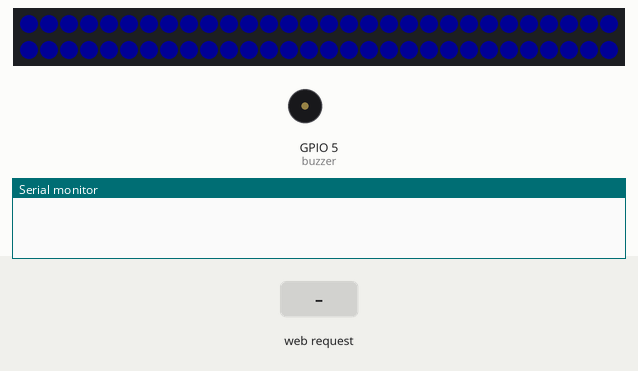
Simulated run of this sketch. Board: ESP8266 (NodeMCU). Shown: 60 RGB LEDs in strip order, left to right, continuing on the next row, buzzer (waves = sounding, pin HIGH), the last lines printed to the serial monitor. The test bench sets the inputs (shaded band). Dim RGB values are drawn brighter than linear; WiFi joins after 1.5 s; servers stay silent unless stated.

Above: at 0.5 s.
At 1.4 s:
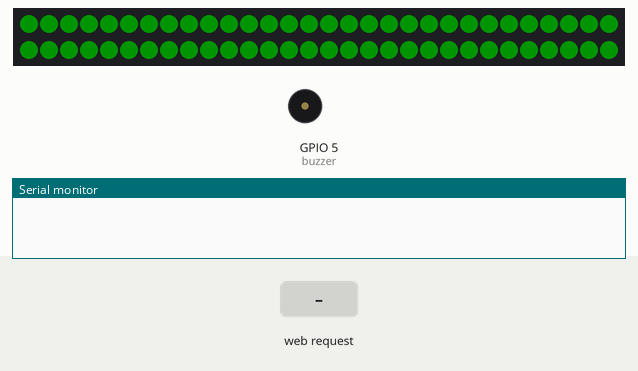
At 6.8 s:
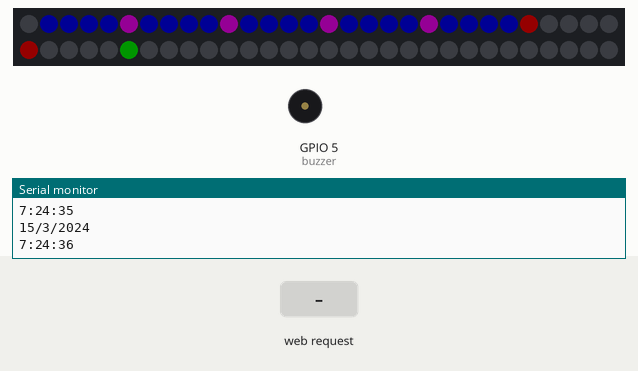
6.9 s: HTTP request GET /brillo=muyalto received
9.3 s: HTTP request GET /brillo=alto received
11.3 s: HTTP request GET /brillo=medio received
13.4 s: HTTP request GET /brillo=bajo received
Timing chart, 0 to 16.4 s (numbered marks = the images above; inputs shaded):
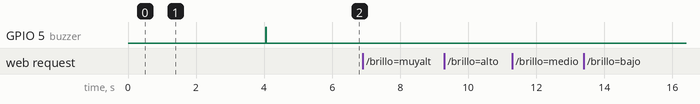

The sketch:

NTPCLock3.ino.ino
```cpp
#include <TimeLib.h>
#include <ESP8266WiFi.h>
#include <WiFiUdp.h>
#include <Adafruit_NeoPixel.h>

#define PIN 4
#define NUMPIXELS 60

Adafruit_NeoPixel strip = Adafruit_NeoPixel(60, PIN, NEO_GRB + NEO_KHZ800);

const char ssid[] = "Nahuel-11";  //  your network SSID (name)
const char pass[] = "Laprida3579";       // your network password

int brillo=20;
int dia;
int mes;
int horas;
int minutos;
int segundos;
int hArrow=5;
int i;
bool tarde = false;
bool step = false;
int hm;

int buzzer = 5;

// NTP Servers:
static const char ntpServerName[] = "us.pool.ntp.org";

const int timeZone = -3;     // Central European Time

WiFiUDP Udp;
unsigned int localPort = 8888;  // local port to listen for UDP packets

time_t getNtpTime();

void sendNTPpacket(IPAddress &address);

WiFiServer server(80);

void setup()
{
  WiFi.disconnect();
  Serial.begin(9600);
  //inicializamos el STRIP
  strip.begin();
  strip.setBrightness(brillo);
  colorTest();
  pinMode(buzzer, OUTPUT);

  //Buzzer test
  digitalWrite(buzzer, 1000);
  delay(20);
  digitalWrite(buzzer, 0);

  Serial.print("Connecting to ");
  Serial.println(ssid);
  WiFi.begin(ssid, pass);

  while (WiFi.status() != WL_CONNECTED) {
    delay(500);
    Serial.print(".");
  }

  Serial.print("IP number assigned by DHCP is ");
  Serial.println(WiFi.localIP());
  Serial.println("Starting UDP");
  Udp.begin(localPort);
  Serial.print("Local port: ");
  Serial.println(Udp.localPort());
  Serial.println("waiting for sync");
  setSyncProvider(getNtpTime);
  setSyncInterval(300);

  server.begin();
  Serial.println("Server started");
}

time_t prevDisplay = 0; // when the digital clock was displayed

void loop()
{
  brightness();
  strip.setBrightness(brillo);
  strip.show();
  ledClock();
}

/*-------- NTP code ----------*/

const int NTP_PACKET_SIZE = 48; // NTP time is in the first 48 bytes of message
byte packetBuffer[NTP_PACKET_SIZE]; //buffer to hold incoming & outgoing packets

time_t getNtpTime()
{
  IPAddress ntpServerIP; // NTP server's ip address

  while (Udp.parsePacket() > 0) ; // discard any previously received packets
  Serial.println("Transmit NTP Request");
  // get a random server from the pool
  WiFi.hostByName(ntpServerName, ntpServerIP);
  Serial.print(ntpServerName);
  Serial.print(": ");
  Serial.println(ntpServerIP);
  sendNTPpacket(ntpServerIP);
  uint32_t beginWait = millis();
  while (millis() - beginWait < 1500) {
    int size = Udp.parsePacket();
    if (size >= NTP_PACKET_SIZE) {
      Serial.println("Receive NTP Response");
      Udp.read(packetBuffer, NTP_PACKET_SIZE);  // read packet into the buffer
      unsigned long secsSince1900;
      // convert four bytes starting at location 40 to a long integer
      secsSince1900 =  (unsigned long)packetBuffer[40] << 24;
      secsSince1900 |= (unsigned long)packetBuffer[41] << 16;
      secsSince1900 |= (unsigned long)packetBuffer[42] << 8;
      secsSince1900 |= (unsigned long)packetBuffer[43];
      return secsSince1900 - 2208988800UL + timeZone * SECS_PER_HOUR;
    }
  }
  Serial.println("No NTP Response :-(");
  return 0; // return 0 if unable to get the time
}

// send an NTP request to the time server at the given address
void sendNTPpacket(IPAddress &address)
{
  // set all bytes in the buffer to 0
  memset(packetBuffer, 0, NTP_PACKET_SIZE);
  // Initialize values needed to form NTP request
  // (see URL above for details on the packets)
  packetBuffer[0] = 0b11100011;   // LI, Version, Mode
  packetBuffer[1] = 0;     // Stratum, or type of clock
  packetBuffer[2] = 6;     // Polling Interval
  packetBuffer[3] = 0xEC;  // Peer Clock Precision
  // 8 bytes of zero for Root Delay & Root Dispersion
  packetBuffer[12] = 49;
  packetBuffer[13] = 0x4E;
  packetBuffer[14] = 49;
  packetBuffer[15] = 52;
  // all NTP fields have been given values, now
  // you can send a packet requesting a timestamp:
  Udp.beginPacket(address, 123); //NTP requests are to port 123
  Udp.write(packetBuffer, NTP_PACKET_SIZE);
  Udp.endPacket();
}

void brightness(){
  // Check if a client has connected
  WiFiClient client = server.available();
  if (!client) {
    return;
  }

  // Wait until the client sends some data
  Serial.println("new client");
  while(!client.available()){
    delay(1);
  }

  // Read the first line of the request
  String request = client.readStringUntil('\r');
  Serial.println(request);
  client.flush();

  // Match the request

  if (request.indexOf("/brillo=muyalto") != -1)  {
    brillo = 150;
  }
  if (request.indexOf("/brillo=alto") != -1)  {
    brillo = 60;
  }
  if (request.indexOf("/brillo=medio") != -1)  {
    brillo = 30;
  }
  if (request.indexOf("/brillo=bajo") != -1)  {
    brillo = 10;
  }
  // Return the response
  client.println("HTTP/1.1 200 OK");
  client.println("Content-Type: text/html");
  client.println(""); //  do not forget this one
  client.println("<!DOCTYPE HTML>");
  client.println("<html>");

  client.print("el brillo esta: ");

  if(brillo == 150) {
    client.print("Muy Alto");
  }
  if(brillo == 60) {
    client.print("Alto");
  }
  if(brillo == 30) {
    client.print("Medio");
  }
  if(brillo == 10) {
    client.print("Bajo");
  }
  client.println("<br><br>");
  client.println("<a href=\"/brillo=muyalto\"\"><button>Muy Alto </button></a>");
  client.println("<a href=\"/brillo=alto\"\"><button>Alto </button></a>");
  client.println("<a href=\"/brillo=medio\"\"><button>Medio </button></a>");
  client.println("<a href=\"/brillo=bajo\"\"><button>Bajo </button></a>");
  client.println("<br><br>");

  delay(1);
  Serial.println("Client disonnected");
  Serial.println("");
}

void colorTest(){
  for(i=0;i<60;i++){
  strip.setPixelColor(i, 0, 0, 255);
  strip.show();
  delay(5);
  }

  delay(500);
  for(i=0;i<60;i++){
  strip.setPixelColor(i, 0, 255, 0);
  strip.show();
  delay(5);
  }
  delay(500);
  for(i=0;i<60;i++){
  strip.setPixelColor(i, 255, 0, 0);
  strip.show();
  delay(5);
  }
  delay(500);
  for(i=0;i<60;i++){
  strip.setPixelColor(i, 0, 0, 0);
  strip.show();
  delay(20);
  }
}

void ledClock(){

  Serial.print(day());
  dia = day();
  Serial.print("/");
  Serial.print(month());
  mes = month();
  Serial.print("/");
  Serial.print(year());
  Serial.println();
  Serial.print(hour());
  horas = hour();
  Serial.print(":");
  Serial.print(minute());
  minutos = minute();
  Serial.print(":");
  segundos = second();
  Serial.println(second());

  if(dia == 31){
    if(mes == 12){
      if(horas == 23){
        if(minutos == 59){
          if(segundos == 50){
            newYear();
          }
        }
      }
    }
  }

  step = false;

  hArrow = 5;

  if (horas > 12){
    horas = horas - 12;
    tarde = true;
  }
   if (tarde = false){
  strip.setPixelColor(0, 255, 255, 255); //prende LED como PM
    strip.show();
  }else{
  strip.setPixelColor(0, 0, 0, 0); //prende LED como AM
  strip.show();
  }

  hm = horas * 5;

  for (i=1;i<60;i++){ //probar con i<59
    strip.setPixelColor(i, 0, 0, 0);
    strip.show();
    if (hArrow == i){
      if (hArrow <= hm){
        if (hArrow <= minutos){
          strip.setPixelColor(i, 255, 0, 255);
          strip.show();
          hArrow = hArrow + 5;
          step = true;
        }else{
          strip.setPixelColor(i, 255, 0, 0);
          strip.show();
          hArrow = hArrow + 5;
          step = true;
        }
      }
    }
    if (step == false){
      if (minutos >= i){
        strip.setPixelColor(i, 0, 0, 255);
        strip.show();
      }
    }
   step = false;
   if (segundos==i){
      strip.setPixelColor(i, 0, 255, 0);
      strip.show();
    }
  }
}

void newYear() {
  strip.setBrightness(100);
  strip.show();
  for(int ny=0;ny<10;ny++){
    for(i=0;i<60;i++){
      strip.setPixelColor(i, 255, 255, 255);
      strip.show();
      delay(10);
      }
  digitalWrite(buzzer, 1000);
  delay(20);
  digitalWrite(buzzer, 0);
  delay(380);
  for(i=0;i<60;i++){
      strip.setPixelColor(i, 0, 0, 0);
      strip.show();
      }
   }
  digitalWrite(buzzer, 1000);
  for(int j=0;j<5;j++){
     for(i=0;i<60;i++){
         strip.setPixelColor(i, 255, 255, 255);
         strip.show();
         }
     delay(300);
     for(i=0;i<60;i++){
         strip.setPixelColor(i, 0, 0, 0);
         strip.show();
         }
     delay(300);
  }
  digitalWrite(buzzer, 0);
  setup();
}
```
